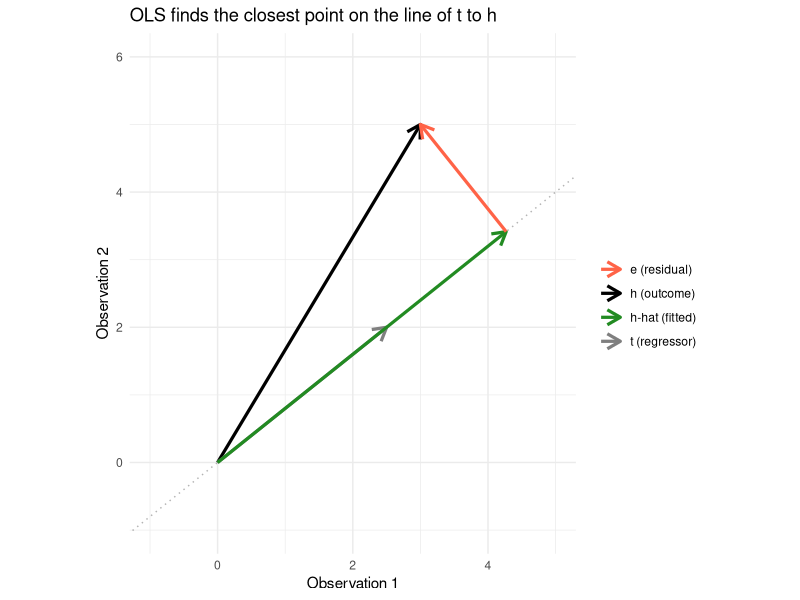
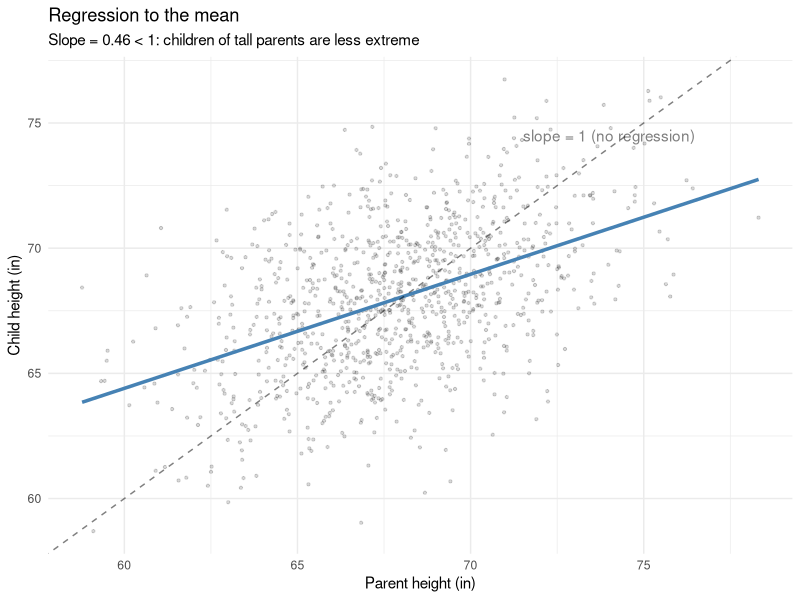
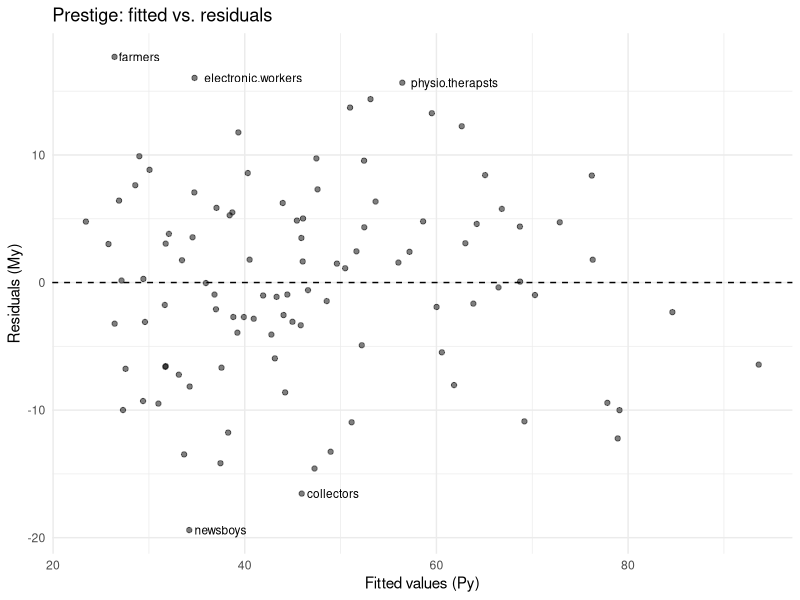

The R source for these figures, in order:
## ---- chunk 1
#| label: setup
#| message: false
library(ggplot2)
library(carData)
options(digits = 3)
tr <- function(M) sum(diag(M))  # R has no built-in trace
## ---- chunk 2
#| label: matrix-toolkit
A <- matrix(c(2, 1, 1, 3), nrow = 2)
A

# 1. Transpose: t()
t(A)

# 2. Matrix multiply: %*%  (not * which is element-wise)
B <- matrix(c(1, 0, -1, 2), nrow = 2)
A %*% B

# 3. Inverse: solve()
solve(A)
A %*% solve(A)  # identity

# 4. Trace: sum(diag())
tr(A)   # sum of diagonal elements

# 5. Eigendecomposition: eigen()
eigen(A)

# 6. Determinant: det()
det(A)

# 7. Cross product shortcuts
x_vec <- c(1, 2, 3)
y_vec <- c(4, 5, 6)
c(manual = sum(x_vec * y_vec),
  crossprod = as.numeric(crossprod(x_vec, y_vec)))
## ---- chunk 3
#| label: two-vectors
# Student 1: 3 hrs homework, 2.5 hrs reading
# Student 2: 5 hrs homework, 2 hrs reading
h <- c(3, 5)    # outcome: homework time
tt <- c(2.5, 2)  # predictor: reading time
## ---- chunk 4
#| label: projection-by-hand
# The projection coefficient
b <- as.numeric(crossprod(tt, h) / crossprod(tt))
b

# The projected vector (fitted values)
h_hat <- b * tt
h_hat
## ---- chunk 5
#| label: projection-equals-ols
# OLS without intercept gives the same b
coef(lm(h ~ tt - 1))

# Fitted values = the projection
cbind(projection = h_hat, fitted = fitted(lm(h ~ tt - 1)))
## ---- chunk 6
#| label: residual-orthogonal
e_vec <- h - h_hat
as.numeric(crossprod(tt, e_vec))
## ---- chunk 7
#| label: geometry-plot
#| fig-cap: "OLS finds the closest point on the line of t to h"
#| fig-width: 5
#| fig-height: 5
df_arrows <- data.frame(
  x0 = c(0, 0, 0, h_hat[1]),
  y0 = c(0, 0, 0, h_hat[2]),
  x1 = c(h[1], tt[1], h_hat[1], h[1]),
  y1 = c(h[2], tt[2], h_hat[2], h[2]),
  label = c("h (outcome)", "t (regressor)", "h-hat (fitted)", "e (residual)"),
  color = c("black", "gray50", "forestgreen", "tomato")
)

slope_t <- tt[2] / tt[1]

ggplot() +
  geom_abline(intercept = 0, slope = slope_t, linetype = "dotted", alpha = 0.3) +
  geom_segment(data = df_arrows,
               aes(x = x0, y = y0, xend = x1, yend = y1, color = label),
               arrow = arrow(length = unit(0.15, "inches")),
               linewidth = 1.1) +
  scale_color_manual(values = c("h (outcome)" = "black",
                                "t (regressor)" = "gray50",
                                "h-hat (fitted)" = "forestgreen",
                                "e (residual)" = "tomato"),
                     name = "") +
  coord_fixed(xlim = c(-1, 5), ylim = c(-1, 6)) +
  labs(x = "Observation 1", y = "Observation 2",
       title = "OLS finds the closest point on the line of t to h") +
  theme_minimal()
## ---- chunk 8
#| label: design-matrix
data(Prestige)
n <- nrow(Prestige)
K <- 3  # intercept + education + income

X <- cbind(1, Prestige$education, Prestige$income)
y <- Prestige$prestige

dim(X)   # n x K
head(X)
## ---- chunk 9
#| label: xtx-xty
XtX <- crossprod(X)       # K x K: t(X) %*% X
XtX

Xty <- crossprod(X, y)    # K x 1: t(X) %*% y
Xty
## ---- chunk 10
#| label: bivariate-by-hand
educ <- Prestige$education

# Formula approach
beta1_formula <- cov(educ, y) / var(educ)
beta0_formula <- mean(y) - beta1_formula * mean(educ)

# Matrix approach (2x2 system)
X_biv <- cbind(1, educ)
beta_biv <- solve(crossprod(X_biv), crossprod(X_biv, y))

# lm() approach
beta_lm <- coef(lm(prestige ~ education, data = Prestige))

cbind(formula = c(beta0_formula, beta1_formula),
      matrix = beta_biv,
      lm = beta_lm)
## ---- chunk 11
#| label: sse-expansion
beta_test <- c(0, 1, 0.001)  # an arbitrary beta to test

# Direct computation
sse_direct <- as.numeric(crossprod(y - X %*% beta_test))

# Expanded form
piece1 <- as.numeric(crossprod(y))                         # y'y
piece2 <- as.numeric(2 * crossprod(y, X %*% beta_test))    # 2y'Xbeta
piece3 <- as.numeric(t(beta_test) %*% XtX %*% beta_test)  # beta'X'Xbeta

c(direct = sse_direct, expanded = piece1 - piece2 + piece3)
## ---- chunk 12
#| label: ols-solve
# solve(A, b) solves the system Ax = b — better than solve(A) %*% b
beta_hat <- solve(XtX, Xty)
beta_hat

# lm() gives the same thing
coef(lm(prestige ~ education + income, data = Prestige))
## ---- chunk 13
#| label: second-order
eigen(XtX)$values
## ---- chunk 14
#| label: collinearity
# Add a redundant column: income2 = 2 * income
X_bad <- cbind(X, 2 * Prestige$income)

XtX_bad <- crossprod(X_bad)
det(XtX_bad)          # essentially zero
eigen(XtX_bad)$values  # last eigenvalue collapses
## ---- chunk 15
#| label: condition-number
evals <- eigen(XtX)$values
c(largest = evals[1], smallest = evals[K], condition = evals[1] / evals[K])
## ---- chunk 16
#| label: lm-collinearity
coef(lm(prestige ~ education + income + I(2 * income), data = Prestige))
## ---- chunk 17
#| label: projection-matrix
P <- X %*% solve(XtX) %*% t(X)
dim(P)  # n x n

mod <- lm(prestige ~ education + income, data = Prestige)
## ---- chunk 18
#| label: projection-properties
# P*y = fitted values
all.equal(as.vector(P %*% y), as.numeric(fitted(mod)))

# Symmetric: t(P) = P
all.equal(t(P), P)

# Idempotent: P %*% P = P (projecting twice = projecting once)
all.equal(P %*% P, P)

# P*X = X (X is already in its own column space)
all.equal(P %*% X, X, check.attributes = FALSE)
## ---- chunk 19
#| label: projection-eigenvalues
eig_P <- eigen(P)$values
table(round(eig_P, 10))
## ---- chunk 20
#| label: projection-trace
c(trace_P = tr(P), K = K)
## ---- chunk 21
#| label: intercept-projection
ones <- rep(1, n)
P1 <- outer(ones, ones) / n  # outer product: 1*1' / n

# P1 * y = sample mean for every observation
all.equal(as.vector(P1 %*% y), rep(mean(y), n))
## ---- chunk 22
#| label: annihilator-matrix
M <- diag(n) - P

# M*y = residuals
all.equal(as.vector(M %*% y), as.numeric(resid(mod)))

# Idempotent and symmetric
all.equal(M %*% M, M)
all.equal(t(M), M)

# M annihilates X: M*X = 0
max(abs(M %*% X))
## ---- chunk 23
#| label: annihilator-eigenvalues
c(trace_M = tr(M), n_minus_K = n - K)
## ---- chunk 24
#| label: demeaning
M1 <- diag(n) - P1
all.equal(as.vector(M1 %*% y), as.numeric(y - mean(y)))
## ---- chunk 25
#| label: regression-to-mean
# Simulate parent-child heights (jointly normal)
set.seed(307)
n_ht <- 1000
rho <- 0.5   # correlation between parent and child height

library(MASS)
heights <- mvrnorm(n_ht, mu = c(68, 68),
                   Sigma = matrix(c(9, rho * 9, rho * 9, 9), 2, 2))
parent_ht <- heights[, 1]
child_ht <- heights[, 2]

# OLS by matrix formula
X_ht <- cbind(1, parent_ht)
beta_ht <- solve(crossprod(X_ht), crossprod(X_ht, child_ht))
beta_ht
## ---- chunk 26
#| label: regression-to-mean-plot
df_ht <- data.frame(parent = parent_ht, child = child_ht)

ggplot(df_ht, aes(parent, child)) +
  geom_point(alpha = 0.15, size = 0.8) +
  geom_smooth(method = "lm", se = FALSE, color = "steelblue", linewidth = 1.2) +
  geom_abline(slope = 1, intercept = 0, linetype = "dashed", alpha = 0.5) +
  annotate("text", x = 74, y = 74.5, label = "slope = 1 (no regression)", alpha = 0.5) +
  labs(x = "Parent height (in)", y = "Child height (in)",
       title = "Regression to the mean",
       subtitle = paste0("Slope = ", round(beta_ht[2], 2),
                         " < 1: children of tall parents are less extreme")) +
  theme_minimal()
## ---- chunk 27
#| label: tall-parents
tall <- parent_ht > quantile(parent_ht, 0.95)
c(parent_mean = mean(parent_ht[tall]),
  child_mean = mean(child_ht[tall]),
  difference = mean(parent_ht[tall]) - mean(child_ht[tall]))
## ---- chunk 28
#| label: resid-vs-disturbance
set.seed(307)
n_sim <- 100
K_sim <- 2
X_sim <- cbind(1, rnorm(n_sim))
beta_true <- c(2, 3)
e_true <- rnorm(n_sim, sd = 2)
y_sim <- X_sim %*% beta_true + e_true

# Build M for this design
P_sim <- X_sim %*% solve(crossprod(X_sim)) %*% t(X_sim)
M_sim <- diag(n_sim) - P_sim

# Residuals = M * disturbances
e_hat <- as.vector(M_sim %*% y_sim)
all.equal(e_hat, as.vector(M_sim %*% e_true))

# Residuals have smaller variance — M zeroes out K dimensions
c(var_disturbances = var(e_true), var_residuals = var(e_hat))
## ---- chunk 29
#| label: trace-trick
# Step 1: e'Me is a scalar = its own trace
scalar_form <- as.numeric(t(e_true) %*% M_sim %*% e_true)
trace_form <- tr(M_sim %*% tcrossprod(e_true))  # tr(M * ee')

c(scalar = scalar_form, trace = trace_form)

# Step 2: E[ee'] = sigma^2 * I, so E[tr(Mee')] = sigma^2 * tr(M)
# tr(M) = n - K, so E[e'hat * e'hat] = sigma^2 * (n - K)
c(trace_M = tr(M_sim), n_minus_K = n_sim - K_sim)
## ---- chunk 30
#| label: error-variance
# Back to the Prestige data
e_hat_prestige <- resid(mod)

sigma2_biased <- as.numeric(crossprod(e_hat_prestige)) / n
sigma2_unbiased <- as.numeric(crossprod(e_hat_prestige)) / (n - K)

c(biased = sigma2_biased,
  unbiased = sigma2_unbiased,
  R_sigma2 = sigma(mod)^2)
## ---- chunk 31
#| label: m-eigenvalues
eig_M <- round(eigen(M)$values, 10)
c(eigenvalues_equal_1 = sum(eig_M == 1),
  eigenvalues_equal_0 = sum(eig_M == 0))
## ---- chunk 32
#| label: vcov-construction
# Step 1: (X'X)^{-1}
XtX_inv <- solve(XtX)
XtX_inv

# Step 2: multiply by s_e^2
vcov_manual <- sigma(mod)^2 * XtX_inv

# Step 3: compare to R
all.equal(vcov_manual, vcov(mod), check.attributes = FALSE)
## ---- chunk 33
#| label: standard-errors
se_manual <- sqrt(diag(vcov_manual))
se_R <- coef(summary(mod))[, "Std. Error"]

cbind(manual = se_manual, R = se_R)
## ---- chunk 34
#| label: xtx-inv-eigenvalues
eig_XtX <- eigen(XtX)$values
eig_inv <- eigen(XtX_inv)$values

cbind(XtX = eig_XtX, XtX_inv = eig_inv, product = eig_XtX * eig_inv)
## ---- chunk 35
#| label: prestige-application
summary(mod)
## ---- chunk 36
#| label: prestige-residuals
Prestige$fitted <- as.vector(P %*% y)
Prestige$resid <- as.vector(M %*% y)

# Largest positive residuals: more prestige than education+income predict
head(Prestige[order(-Prestige$resid), c("education", "income", "prestige", "fitted", "resid")], 5)

# Largest negative residuals: less prestige than predicted
head(Prestige[order(Prestige$resid), c("education", "income", "prestige", "fitted", "resid")], 5)
## ---- chunk 37
#| label: prestige-residual-plot
ggplot(Prestige, aes(fitted, resid)) +
  geom_point(alpha = 0.5) +
  geom_hline(yintercept = 0, linetype = "dashed") +
  geom_text(data = Prestige[abs(Prestige$resid) > 15, ],
            aes(label = rownames(Prestige)[abs(Prestige$resid) > 15]),
            hjust = -0.1, size = 3) +
  labs(x = "Fitted values (Py)", y = "Residuals (My)",
       title = "Prestige: fitted vs. residuals") +
  theme_minimal()
## ---- chunk 38
#| label: orthogonality
as.numeric(crossprod(fitted(mod), resid(mod)))
## ---- chunk 39
#| label: anova-decomposition
# SST = ||M1 * y||^2  (total variation around the mean)
SST <- as.numeric(crossprod(M1 %*% y))

# SSR = ||(P - P1) * y||^2  (variation explained by regressors beyond the mean)
SSR <- as.numeric(crossprod(fitted(mod) - mean(y)))

# SSE = ||M * y||^2  (unexplained variation)
SSE <- as.numeric(crossprod(resid(mod)))

c(SST = SST, SSR_plus_SSE = SSR + SSE)

# Cross term is zero when X includes a constant
as.numeric(crossprod(fitted(mod) - mean(y), resid(mod)))
## ---- chunk 40
#| label: r-squared
c(R2 = SSR / SST,
  R2_alt = 1 - SSE / SST,
  R_reports = summary(mod)$r.squared)
## ---- chunk 41
#| label: adjusted-r2
set.seed(42)
Prestige$noise <- rnorm(n)
mod_noise <- lm(prestige ~ education + income + noise, data = Prestige)

c(R2_original = summary(mod)$r.squared,
  R2_with_noise = summary(mod_noise)$r.squared,
  adj_R2_original = summary(mod)$adj.r.squared,
  adj_R2_with_noise = summary(mod_noise)$adj.r.squared)
